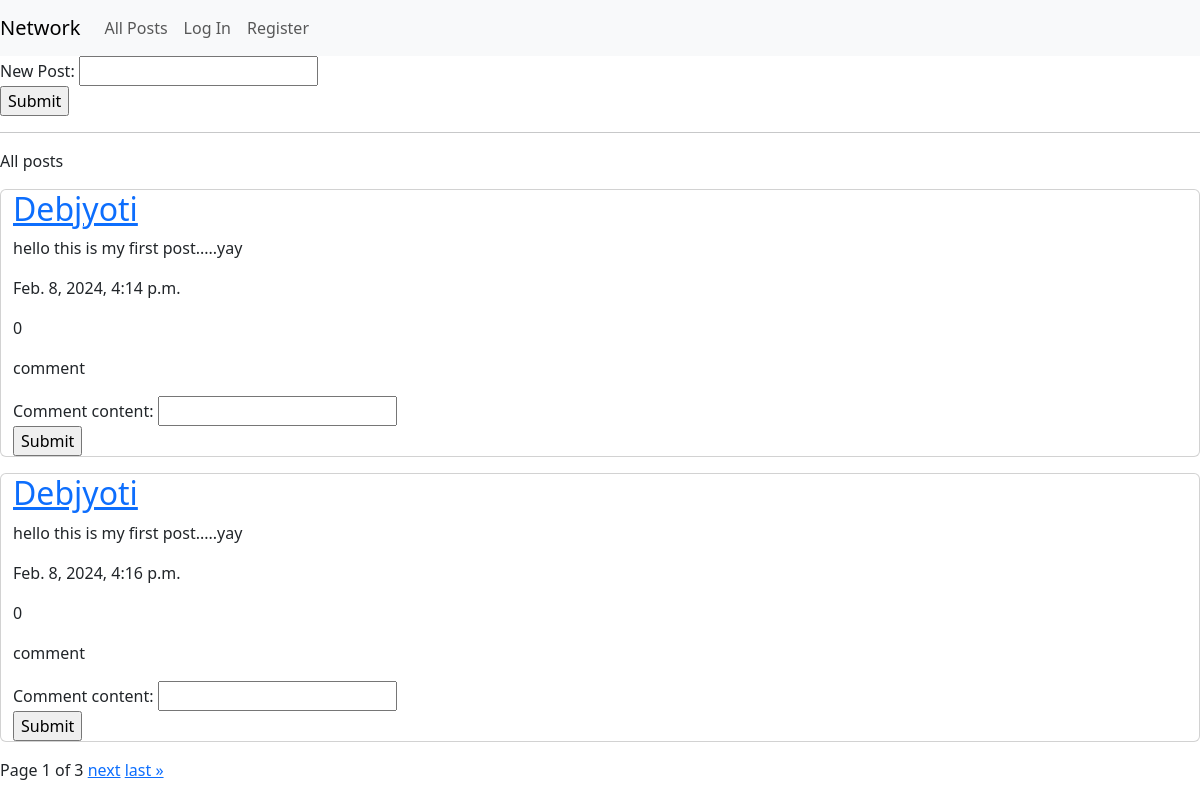
Before: / with the older database file.
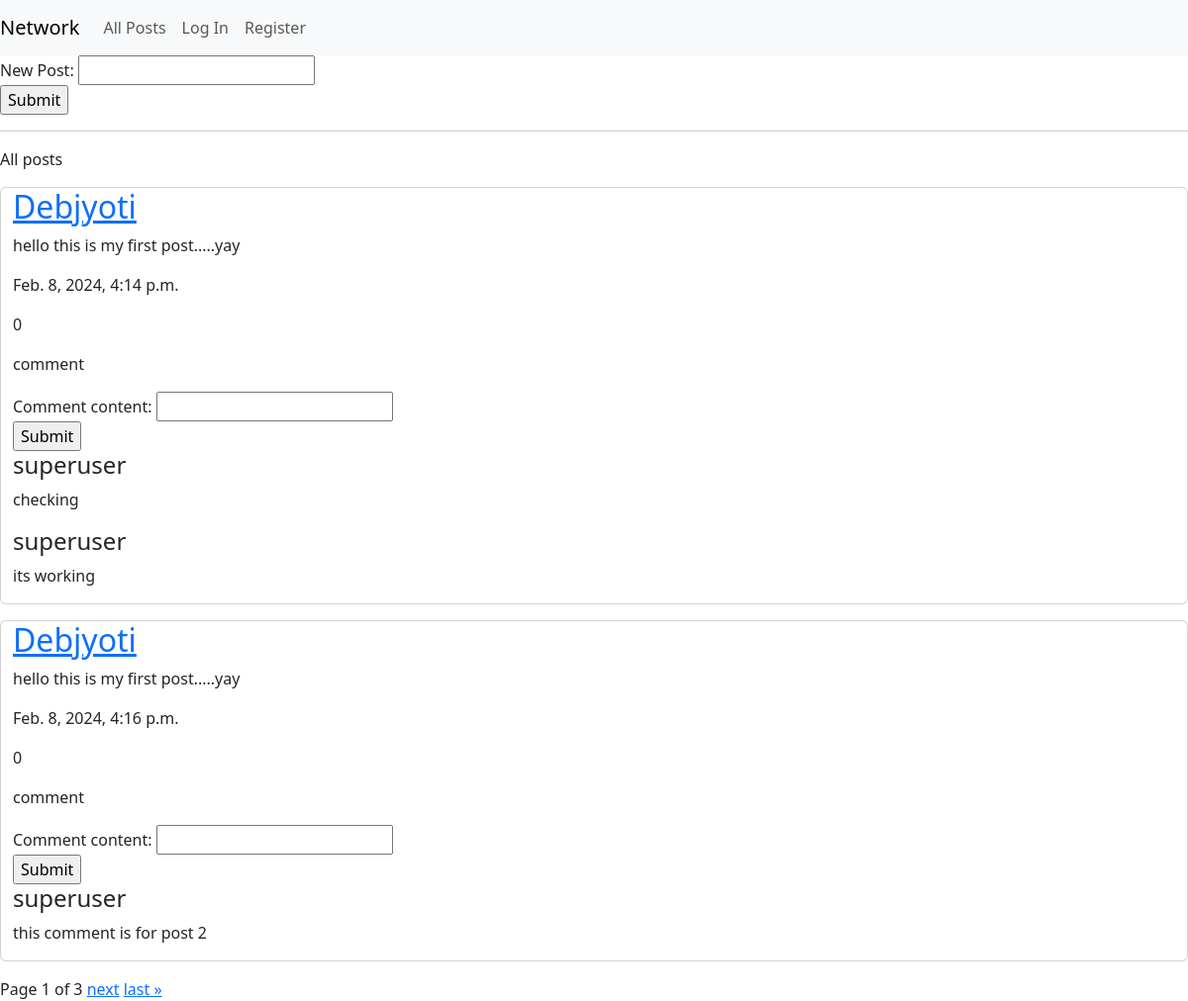
After: the same page with the newer database file.
### network/models.py (models this page shows)
class Posts(models.Model):
    username = models.ForeignKey('User', null=True, on_delete=models.SET_NULL, related_name='all_posts')
    post_content = models.CharField(max_length=1000)
    creation_time = models.DateTimeField(auto_now_add=True, blank=True, null=True)
    likes = models.IntegerField(default=0)

class User(AbstractUser, models.Model):
    follower_count = models.IntegerField(default=0)
    following_count = models.IntegerField(default=0)
    follower_list = models.ManyToManyField('User', blank=True, related_name='followers')
    following_list = models.ManyToManyField('User', blank=True, related_name='following')

class Comments(models.Model):
    username = models.ForeignKey('User', null=True, on_delete=models.SET_NULL)
    related_post = models.ForeignKey('Posts', on_delete=models.CASCADE, related_name='all_comments')
    content = models.CharField(max_length=1000)

### network/views.py (the view)
# urls.py: path("", views.index, name="index"),
def index(request):
    posts = Posts.objects.all().order_by('creation_time')
    paginator = Paginator(posts, 2)
    page_number = request.GET.get("page")
    page_obj = paginator.get_page(page_number)
    return render(request, "network/index.html", {
        "post_form": PostForm(),
        "comment_form": CommentForm(),
        "all_posts": page_obj,
        "all_comments": Comments.objects.all()
    })

### network/forms.py
class PostForm(forms.Form):
    post_content = forms.CharField(label="New Post", max_length=1000)

class CommentForm(forms.Form):
    comment_content = forms.CharField(max_length=1000)

### network/templates/network/index.html (shortened to what this page needs)
{% extends "network/layout.html" %}
{% block body %}
  {% if post_form is not None %}
    <form action="{% url 'newpost' %}" method="post">
      {{ post_form }}
      <input type="submit" value="Submit">
    </form>
  {% endif %}
  <hr>
  All posts
  {% for post in all_posts %}
    <div class="product-container container-fluid card my-3">
      <a href="{% url 'profile' post.username %}">
        <h2>{{ post.username }}</h2>
      </a>
      <p>{{ post.post_content }}</p>
      <p>{{ post.creation_time }}</p>
      <p>{{ post.likes }}</p>
      <p>comment</p>
      <form action="{% url 'postcomment' post.id %}" method="post">
        {{ comment_form }}
        <input type="submit" value="Submit">
      </form>
      {% for comment in all_comments %}
        <div>
          {% if comment.related_post == post %}
            <h4>{{ comment.username }}</h4>
            <p>{{ comment.content }}</p>
          {% endif %}
        </div>
      {% endfor %}
    </div>
  {% endfor %}
  <div class="pagination">
    <span class="step-links">
        <span class="current">
            Page {{ all_posts.number }} of {{ all_posts.paginator.num_pages }}
        </span>
        {% if all_posts.has_next %}
            <a href="?page={{ all_posts.next_page_number }}">next</a>
            <a href="?page={{ all_posts.paginator.num_pages }}">last &raquo;</a>
        {% endif %}
    </span>
  </div>
{% endblock %}

### network/templates/network/layout.html (shortened to what this page needs)
{% load static %}
<!DOCTYPE html>
<html lang="en">
    <head>
        <link rel="stylesheet" href="https://cdn.jsdelivr.net/npm/bootstrap@5.3.2/dist/css/bootstrap.min.css">
        <link href="{% static 'network/styles.css' %}" rel="stylesheet">
    </head>
    <body>
        <nav class="navbar navbar-expand-lg navbar-light bg-light">
            <a class="navbar-brand" href="#">Network</a>
            <div>
              <ul class="navbar-nav mr-auto">
                <li class="nav-item">
                  <a class="nav-link" href="{% url 'index' %}">All Posts</a>
                </li>
                {% if user.is_authenticated %}
                    <li class="nav-item">
                        <a class="nav-link" href="{% url 'following' %}">Following</a>
                    </li>
                    <li class="nav-item">
                        <a class="nav-link" href="{% url 'logout' %}">Log Out</a>
                    </li>
                {% else %}
                    <li class="nav-item">
                        <a class="nav-link" href="{% url 'login' %}">Log In</a>
                    </li>
                    <li class="nav-item">
                        <a class="nav-link" href="{% url 'register' %}">Register</a>
                    </li>
                {% endif %}
              </ul>
            </div>
          </nav>
        <div class="body">
            {% block body %}
            {% endblock %}
        </div>
    </body>
</html>

Changed rows visible on the page:
added Comments: username "superuser", content "checking", shown under Posts "Feb. 8, 2024, 4:14 p.m."
added Comments: username "superuser", content "its working", shown under Posts "Feb. 8, 2024, 4:14 p.m."
added Comments: username "superuser", content "this comment is for post 2", shown under Posts "Feb. 8, 2024, 4:16 p.m."
